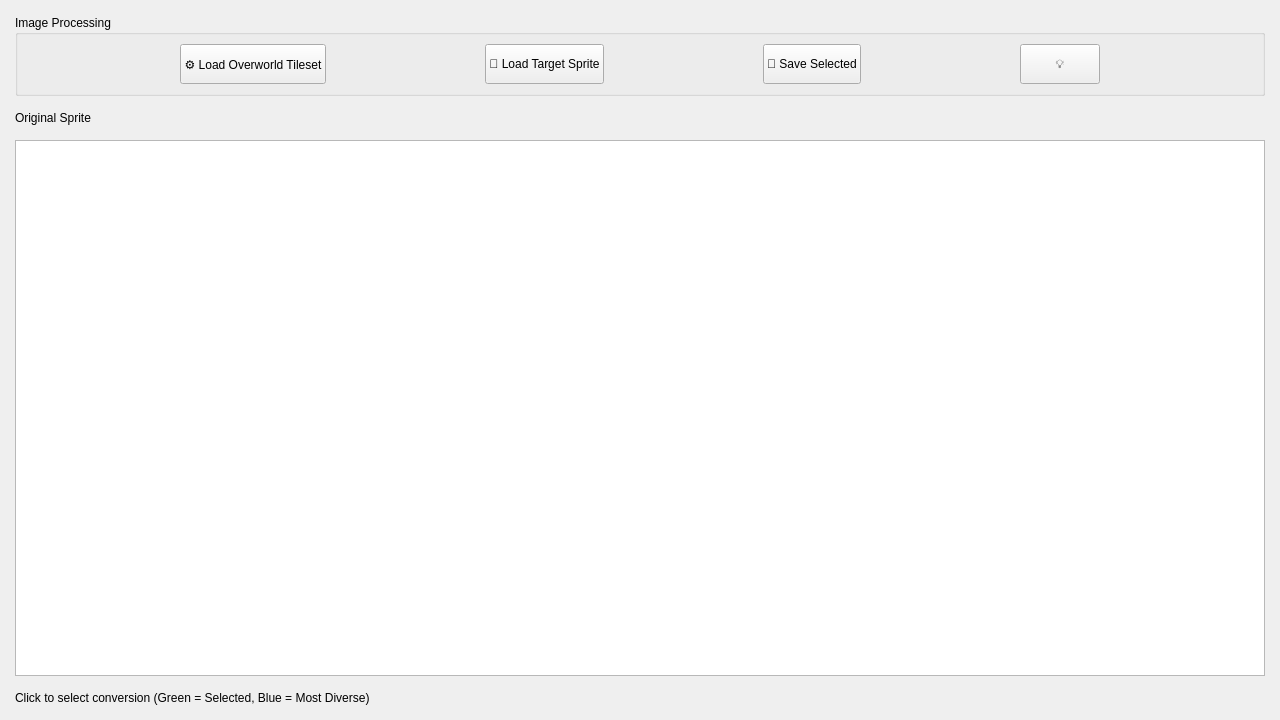
<?xml version="1.0" encoding="UTF-8"?>
<ui version="4.0">
	<class>MainWindow</class>
	<widget class="QWidget" name="MainWindow">
		<property name="geometry">
			<rect>
				<x>0</x>
				<y>0</y>
				<width>1280</width>
				<height>720</height>
			</rect>
		</property>
		<property name="minimumSize">
			<size>
				<width>1280</width>
				<height>720</height>
			</size>
		</property>
		<property name="windowTitle">
			<string>Porypalette</string>
		</property>
		<layout class="QVBoxLayout" name="main_layout">
			<property name="spacing">
				<number>15</number>
			</property>
			<property name="leftMargin">
				<number>15</number>
			</property>
			<property name="topMargin">
				<number>15</number>
			</property>
			<property name="rightMargin">
				<number>15</number>
			</property>
			<property name="bottomMargin">
				<number>15</number>
			</property>
			<item>
				<layout class="QHBoxLayout" name="control_layout">
					<item>
						<widget class="QGroupBox" name="processing_group">
							<property name="title">
								<string>Image Processing</string>
							</property>
							<layout class="QHBoxLayout" name="processing_layout">
								<item>
									<widget class="QPushButton" name="btn_tileset">
										<property name="sizePolicy">
											<sizepolicy hsizetype="Fixed" vsizetype="Fixed">
												<horstretch>0</horstretch>
												<verstretch>0</verstretch>
											</sizepolicy>
										</property>
										<property name="minimumSize">
											<size>
												<width>136</width>
												<height>40</height>
											</size>
										</property>
										<property name="text">
											<string>⚙️ Load Overworld Tileset</string>
										</property>
									</widget>
								</item>
								<item>
									<widget class="QPushButton" name="btn_target">
										<property name="sizePolicy">
											<sizepolicy hsizetype="Fixed" vsizetype="Fixed">
												<horstretch>0</horstretch>
												<verstretch>0</verstretch>
											</sizepolicy>
										</property>
										<property name="minimumSize">
											<size>
												<width>115</width>
												<height>40</height>
											</size>
										</property>
										<property name="text">
											<string>🎨 Load Target Sprite</string>
										</property>
									</widget>
								</item>
								<item>
									<widget class="QPushButton" name="btn_save">
										<property name="sizePolicy">
											<sizepolicy hsizetype="Fixed" vsizetype="Fixed">
												<horstretch>0</horstretch>
												<verstretch>0</verstretch>
											</sizepolicy>
										</property>
										<property name="minimumSize">
											<size>
												<width>94</width>
												<height>40</height>
											</size>
										</property>
										<property name="text">
											<string>💾 Save Selected</string>
										</property>
									</widget>
								</item>
								<item>
									<widget class="QPushButton" name="btn_toggle_theme">
										<property name="sizePolicy">
											<sizepolicy hsizetype="Fixed" vsizetype="Fixed">
												<horstretch>0</horstretch>
												<verstretch>0</verstretch>
											</sizepolicy>
										</property>
										<property name="minimumSize">
											<size>
												<width>75</width>
												<height>40</height>
											</size>
										</property>
										<property name="text">
											<string>💡</string>
										</property>
									</widget>
								</item>
							</layout>
						</widget>
					</item>
				</layout>
			</item>
			<item>
				<layout class="QVBoxLayout" name="content_layout" stretch="0,0">
					<item>
						<layout class="QVBoxLayout" name="original_box">
							<item>
								<widget class="QLabel" name="label_original">
									<property name="text">
										<string>Original Sprite</string>
									</property>
								</widget>
							</item>
							<item>
								<widget class="QGraphicsView" name="original_view">
									<property name="renderHints">
										<set>QPainter::Antialiasing</set>
									</property>
								</widget>
							</item>
						</layout>
					</item>
					<item>
						<layout class="QGridLayout" name="converted_box">
							<property name="horizontalSpacing">
								<number>15</number>
							</property>
							<property name="stretch" stdset="0">
								<number>70</number>
							</property>
							<item row="0" column="0" colspan="4">
								<widget class="QLabel" name="label_instruction">
									<property name="text">
										<string>Click to select conversion (Green = Selected, Blue = Most Diverse)</string>
									</property>
								</widget>
							</item>
                            <!-- Note: The dynamic result views will need to be added programmatically -->
						</layout>
					</item>
				</layout>
			</item>
		</layout>
	</widget>
	<resources/>
	<connections/>
</ui>
